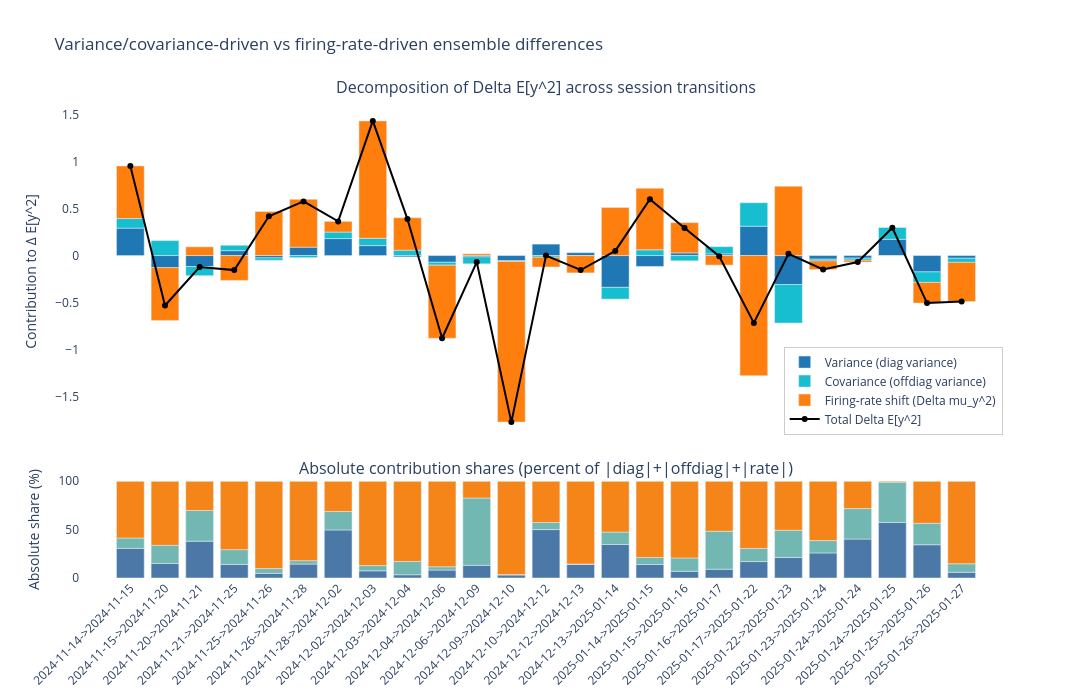

The notebook cell this image was saved under:
### Code cell
# Session-to-session decomposition of ensemble differences:
# covariance structure (diag/off-diag of Sigma) vs firing-rate shift term.
required = ["transition_summary_df", "units_by_session", "w_raw"]
missing = [name for name in required if name not in globals()]
if "get_X_session_common" not in globals():
    missing.append("get_X_session_common")
if missing:
    raise RuntimeError(
        f"Missing required objects: {missing}. Run the decomposition cells above first."
    )

rows = []
for transition_label, r in transition_summary_df.iterrows():
    s_prev = r["session_prev"]
    s_next = r["session_next"]

    common_units = sorted(set(units_by_session[s_prev]).intersection(units_by_session[s_next]))
    if len(common_units) < 2:
        continue

    X_prev = get_X_session_common(s_prev, common_units)
    X_next = get_X_session_common(s_next, common_units)
    if X_prev.shape[0] < 2 or X_next.shape[0] < 2:
        continue

    w_common = w_raw.loc[common_units].astype(float).values
    if "renorm_weights" in globals() and renorm_weights:
        nrm = np.linalg.norm(w_common)
        if nrm > 0:
            w_common = w_common / nrm

    Sigma_prev = np.cov(X_prev, rowvar=False, bias=False)
    Sigma_next = np.cov(X_next, rowvar=False, bias=False)
    dSigma = Sigma_next - Sigma_prev

    dVar_total = float(w_common.T @ dSigma @ w_common)
    dVar_diag = float(np.sum((w_common ** 2) * np.diag(dSigma)))
    dVar_off = float(dVar_total - dVar_diag)

    y_prev = X_prev @ w_common
    y_next = X_next @ w_common
    dmu_y2 = float(y_next.mean() ** 2 - y_prev.mean() ** 2)
    dE_y2 = float((y_next ** 2).mean() - (y_prev ** 2).mean())

    rows.append(
        {
            "transition": transition_label,
            "dVar_diag": dVar_diag,
            "dVar_off": dVar_off,
            "dVar_total": dVar_total,
            "dmu_y2": dmu_y2,
            "dE_y2": dE_y2,
            "abs_check": abs(dE_y2 - (dVar_total + dmu_y2)),
        }
    )

plot_df = pd.DataFrame(rows).set_index("transition")
if plot_df.empty:
    raise RuntimeError("No valid transitions found for decomposition plot.")

display(plot_df[["dVar_diag", "dVar_off", "dVar_total", "dmu_y2", "dE_y2", "abs_check"]])

x_labels = [
    f"{t.split('->')[0].split('_')[0]}->{t.split('->')[1].split('_')[0]}"
    for t in plot_df.index
]

abs_parts = plot_df[["dVar_diag", "dVar_off", "dmu_y2"]].abs()
abs_total = abs_parts.sum(axis=1).replace(0, np.nan)
abs_share = abs_parts.div(abs_total, axis=0) * 100.0

fig = make_subplots(
    rows=2,
    cols=1,
    shared_xaxes=True,
    row_heights=[0.78, 0.22],
    vertical_spacing=0.08,
    subplot_titles=(
        "Decomposition of Delta E[y^2] across session transitions",
        "Absolute contribution shares (percent of |diag|+|offdiag|+|rate|)",
    ),
)

fig.add_trace(
    go.Bar(x=x_labels, y=plot_df["dVar_diag"], name="Variance (diag variance)", marker_color="#1f77b4"),
    row=1, col=1
)
fig.add_trace(
    go.Bar(x=x_labels, y=plot_df["dVar_off"], name="Covariance (offdiag variance)", marker_color="#17becf"),
    row=1, col=1
)
fig.add_trace(
    go.Bar(x=x_labels, y=plot_df["dmu_y2"], name="Firing-rate shift (Delta mu_y^2)", marker_color="#ff7f0e"),
    row=1, col=1
)
fig.add_trace(
    go.Scatter(
        x=x_labels,
        y=plot_df["dE_y2"],
        mode="lines+markers",
        name="Total Delta E[y^2]",
        line=dict(color="black", width=2),
        marker=dict(size=6),
    ),
    row=1, col=1
)

fig.add_trace(
    go.Bar(x=x_labels, y=abs_share["dVar_diag"], name="|diag variance| share", marker_color="#4c78a8", showlegend=False),
    row=2, col=1
)
fig.add_trace(
    go.Bar(x=x_labels, y=abs_share["dVar_off"], name="|offdiag variance| share", marker_color="#72b7b2", showlegend=False),
    row=2, col=1
)
fig.add_trace(
    go.Bar(x=x_labels, y=abs_share["dmu_y2"], name="|∆ mu_y^2| share", marker_color="#f58518", showlegend=False),
    row=2, col=1
)

fig.update_layout(
    title="Variance/covariance-driven vs firing-rate-driven ensemble differences",
    barmode="relative",
    width=1400,
    height=700,
    plot_bgcolor="white",
    legend=dict(
        orientation="v",
        x=0.99,
        y=0.30,
        xanchor="right",
        yanchor="bottom",
        bgcolor="rgba(255,255,255,0.75)",
        bordercolor="rgba(0,0,0,0.2)",
        borderwidth=1,
    ),
)
fig.update_yaxes(title_text="Contribution to ∆ E[y^2]", row=1, col=1, zeroline=True, zerolinewidth=1)
fig.update_yaxes(title_text="Absolute share (%)", row=2, col=1, range=[0, 100])
fig.update_xaxes(tickangle=-45, row=2, col=1)

fig.show()

### Figure 1 — Plotly figure (JSON) as saved in the notebook; plotly's stock layout.template omitted (floating-point values rounded to 4 significant figures)
{"data": [{"marker": {"color": "#1f77b4"}, "name": "Variance (diag variance)", "type": "bar", "x": ["2024-11-14->2024-11-15", "2024-11-15->2024-11-20", "2024-11-20->2024-11-21", "2024-11-21->2024-11-25", "2024-11-25->2024-11-26", "2024-11-26->2024-11-28", "2024-11-28->2024-12-02", "2024-12-02->2024-12-03", "2024-12-03->2024-12-04", "2024-12-04->2024-12-06", "2024-12-06->2024-12-09", "2024-12-09->2024-12-10", "2024-12-10->2024-12-12", "2024-12-12->2024-12-13", "2024-12-13->2025-01-14", "2025-01-14->2025-01-15", "2025-01-15->2025-01-16", "2025-01-16->2025-01-17", "2025-01-17->2025-01-22", "2025-01-22->2025-01-23", "2025-01-23->2025-01-24", "2025-01-24->2025-01-24", "2025-01-24->2025-01-25", "2025-01-25->2025-01-26", "2025-01-26->2025-01-27"], "xaxis": "x", "y": [0.2918, -0.1279, -0.1166, 0.05236, -0.02492, 0.08896, 0.1804, 0.106, -0.01397, -0.07153, -0.01388, -0.05557, 0.1216, 0.03057, -0.338, -0.1158, 0.02802, 0.01784, 0.3122, -0.3079, -0.03842, -0.02787, 0.1731, -0.1736, -0.02878], "yaxis": "y"}, {"marker": {"color": "#17becf"}, "name": "Covariance (offdiag variance)", "type": "bar", "x": ["2024-11-14->2024-11-15", "2024-11-15->2024-11-20", "2024-11-20->2024-11-21", "2024-11-21->2024-11-25", "2024-11-25->2024-11-26", "2024-11-26->2024-11-28", "2024-11-28->2024-12-02", "2024-12-02->2024-12-03", "2024-12-03->2024-12-04", "2024-12-04->2024-12-06", "2024-12-06->2024-12-09", "2024-12-09->2024-12-10", "2024-12-10->2024-12-12", "2024-12-12->2024-12-13", "2024-12-13->2025-01-14", "2025-01-14->2025-01-15", "2025-01-15->2025-01-16", "2025-01-16->2025-01-17", "2025-01-17->2025-01-22", "2025-01-22->2025-01-23", "2025-01-23->2025-01-24", "2025-01-24->2025-01-24", "2025-01-24->2025-01-25", "2025-01-25->2025-01-26", "2025-01-26->2025-01-27"], "xaxis": "x", "y": [0.1016, 0.159, -0.09712, 0.05734, -0.02555, -0.02218, 0.06938, 0.07724, 0.05691, -0.03036, -0.07386, -0.00634, -0.01763, -0.0004828, -0.1248, 0.06061, -0.05593, 0.07663, 0.2492, -0.4098, -0.0189, -0.02179, 0.1251, -0.1118, -0.04326], "yaxis": "y"}, {"marker": {"color": "#ff7f0e"}, "name": "Firing-rate shift (Delta mu_y^2)", "type": "bar", "x": ["2024-11-14->2024-11-15", "2024-11-15->2024-11-20", "2024-11-20->2024-11-21", "2024-11-21->2024-11-25", "2024-11-25->2024-11-26", "2024-11-26->2024-11-28", "2024-11-28->2024-12-02", "2024-12-02->2024-12-03", "2024-12-03->2024-12-04", "2024-12-04->2024-12-06", "2024-12-06->2024-12-09", "2024-12-09->2024-12-10", "2024-12-10->2024-12-12", "2024-12-12->2024-12-13", "2024-12-13->2025-01-14", "2025-01-14->2025-01-15", "2025-01-15->2025-01-16", "2025-01-16->2025-01-17", "2025-01-17->2025-01-22", "2025-01-22->2025-01-23", "2025-01-23->2025-01-24", "2025-01-24->2025-01-24", "2025-01-24->2025-01-25", "2025-01-25->2025-01-26", "2025-01-26->2025-01-27"], "xaxis": "x", "y": [0.5594, -0.5616, 0.09248, -0.2644, 0.4687, 0.5089, 0.1134, 1.248, 0.3446, -0.7771, 0.0184, -1.708, -0.1037, -0.1837, 0.5121, 0.6541, 0.3219, -0.1012, -1.277, 0.7368, -0.09099, -0.01955, -0.003027, -0.2193, -0.4169], "yaxis": "y"}, {"line": {"color": "black", "width": 2}, "marker": {"size": 6}, "mode": "lines+markers", "name": "Total Delta E[y^2]", "type": "scatter", "x": ["2024-11-14->2024-11-15", "2024-11-15->2024-11-20", "2024-11-20->2024-11-21", "2024-11-21->2024-11-25", "2024-11-25->2024-11-26", "2024-11-26->2024-11-28", "2024-11-28->2024-12-02", "2024-12-02->2024-12-03", "2024-12-03->2024-12-04", "2024-12-04->2024-12-06", "2024-12-06->2024-12-09", "2024-12-09->2024-12-10", "2024-12-10->2024-12-12", "2024-12-12->2024-12-13", "2024-12-13->2025-01-14", "2025-01-14->2025-01-15", "2025-01-15->2025-01-16", "2025-01-16->2025-01-17", "2025-01-17->2025-01-22", "2025-01-22->2025-01-23", "2025-01-23->2025-01-24", "2025-01-24->2025-01-24", "2025-01-24->2025-01-25", "2025-01-25->2025-01-26", "2025-01-26->2025-01-27"], "xaxis": "x", "y": [0.9529, -0.5305, -0.1213, -0.1547, 0.4182, 0.5757, 0.3632, 1.431, 0.3876, -0.879, -0.06933, -1.77, 0.0002246, -0.1536, 0.04927, 0.5989, 0.294, -0.006763, -0.7155, 0.01928, -0.1483, -0.0692, 0.2951, -0.5047, -0.489], "yaxis": "y"}, {"marker": {"color": "#4c78a8"}, "name": "|diag variance| share", "showlegend": false, "type": "bar", "x": ["2024-11-14->2024-11-15", "2024-11-15->2024-11-20", "2024-11-20->2024-11-21", "2024-11-21->2024-11-25", "2024-11-25->2024-11-26", "2024-11-26->2024-11-28", "2024-11-28->2024-12-02", "2024-12-02->2024-12-03", "2024-12-03->2024-12-04", "2024-12-04->2024-12-06", "2024-12-06->2024-12-09", "2024-12-09->2024-12-10", "2024-12-10->2024-12-12", "2024-12-12->2024-12-13", "2024-12-13->2025-01-14", "2025-01-14->2025-01-15", "2025-01-15->2025-01-16", "2025-01-16->2025-01-17", "2025-01-17->2025-01-22", "2025-01-22->2025-01-23", "2025-01-23->2025-01-24", "2025-01-24->2025-01-24", "2025-01-24->2025-01-25", "2025-01-25->2025-01-26", "2025-01-26->2025-01-27"], "xaxis": "x2", "y": [30.63, 15.08, 38.08, 14.0, 4.8, 14.35, 49.67, 7.407, 3.362, 8.137, 13.08, 3.139, 50.05, 14.24, 34.67, 13.94, 6.903, 9.115, 16.98, 21.17, 25.91, 40.27, 57.47, 34.4, 5.885], "yaxis": "y2"}, {"marker": {"color": "#72b7b2"}, "name": "|offdiag variance| share", "showlegend": false, "type": "bar", "x": ["2024-11-14->2024-11-15", "2024-11-15->2024-11-20", "2024-11-20->2024-11-21", "2024-11-21->2024-11-25", "2024-11-25->2024-11-26", "2024-11-26->2024-11-28", "2024-11-28->2024-12-02", "2024-12-02->2024-12-03", "2024-12-03->2024-12-04", "2024-12-04->2024-12-06", "2024-12-06->2024-12-09", "2024-12-09->2024-12-10", "2024-12-10->2024-12-12", "2024-12-12->2024-12-13", "2024-12-13->2025-01-14", "2025-01-14->2025-01-15", "2025-01-15->2025-01-16", "2025-01-16->2025-01-17", "2025-01-17->2025-01-22", "2025-01-22->2025-01-23", "2025-01-23->2025-01-24", "2025-01-24->2025-01-24", "2025-01-24->2025-01-25", "2025-01-25->2025-01-26", "2025-01-26->2025-01-27"], "xaxis": "x2", "y": [10.66, 18.74, 31.72, 15.33, 4.921, 3.578, 19.1, 5.396, 13.7, 3.454, 69.58, 0.3582, 7.256, 0.2248, 12.81, 7.297, 13.78, 39.16, 13.56, 28.17, 12.74, 31.48, 41.53, 22.16, 8.846], "yaxis": "y2"}, {"marker": {"color": "#f58518"}, "name": "|∆ mu_y^2| share", "showlegend": false, "type": "bar", "x": ["2024-11-14->2024-11-15", "2024-11-15->2024-11-20", "2024-11-20->2024-11-21", "2024-11-21->2024-11-25", "2024-11-25->2024-11-26", "2024-11-26->2024-11-28", "2024-11-28->2024-12-02", "2024-12-02->2024-12-03", "2024-12-03->2024-12-04", "2024-12-04->2024-12-06", "2024-12-06->2024-12-09", "2024-12-09->2024-12-10", "2024-12-10->2024-12-12", "2024-12-12->2024-12-13", "2024-12-13->2025-01-14", "2025-01-14->2025-01-15", "2025-01-15->2025-01-16", "2025-01-16->2025-01-17", "2025-01-17->2025-01-22", "2025-01-22->2025-01-23", "2025-01-23->2025-01-24", "2025-01-24->2025-01-24", "2025-01-24->2025-01-25", "2025-01-25->2025-01-26", "2025-01-26->2025-01-27"], "xaxis": "x2", "y": [58.71, 66.18, 30.2, 70.68, 90.28, 82.08, 31.23, 87.2, 82.94, 88.41, 17.34, 96.5, 42.7, 85.54, 52.53, 78.76, 79.32, 51.73, 69.46, 50.66, 61.35, 28.25, 1.005, 43.44, 85.27], "yaxis": "y2"}], "layout": {"annotations": [{"font": {"size": 16}, "showarrow": false, "text": "Decomposition of Delta E[y^2] across session transitions", "x": 0.5, "xanchor": "center", "xref": "paper", "y": 1, "yanchor": "bottom", "yref": "paper"}, {"font": {"size": 16}, "showarrow": false, "text": "Absolute contribution shares (percent of |diag|+|offdiag|+|rate|)", "x": 0.5, "xanchor": "center", "xref": "paper", "y": 0.2024, "yanchor": "bottom", "yref": "paper"}], "barmode": "relative", "height": 700, "legend": {"bgcolor": "rgba(255,255,255,0.75)", "bordercolor": "rgba(0,0,0,0.2)", "borderwidth": 1, "orientation": "v", "x": 0.99, "xanchor": "right", "y": 0.3, "yanchor": "bottom"}, "plot_bgcolor": "white", "title": {"text": "Variance/covariance-driven vs firing-rate-driven ensemble differences"}, "width": 1400, "xaxis": {"anchor": "y", "domain": [0, 1], "matches": "x2", "showticklabels": false}, "xaxis2": {"anchor": "y2", "domain": [0, 1], "tickangle": -45}, "yaxis": {"anchor": "x", "domain": [0.2824, 1], "title": {"text": "Contribution to ∆ E[y^2]"}, "zeroline": true, "zerolinewidth": 1}, "yaxis2": {"anchor": "x2", "domain": [0, 0.2024], "range": [0, 100], "title": {"text": "Absolute share (%)"}}}}
